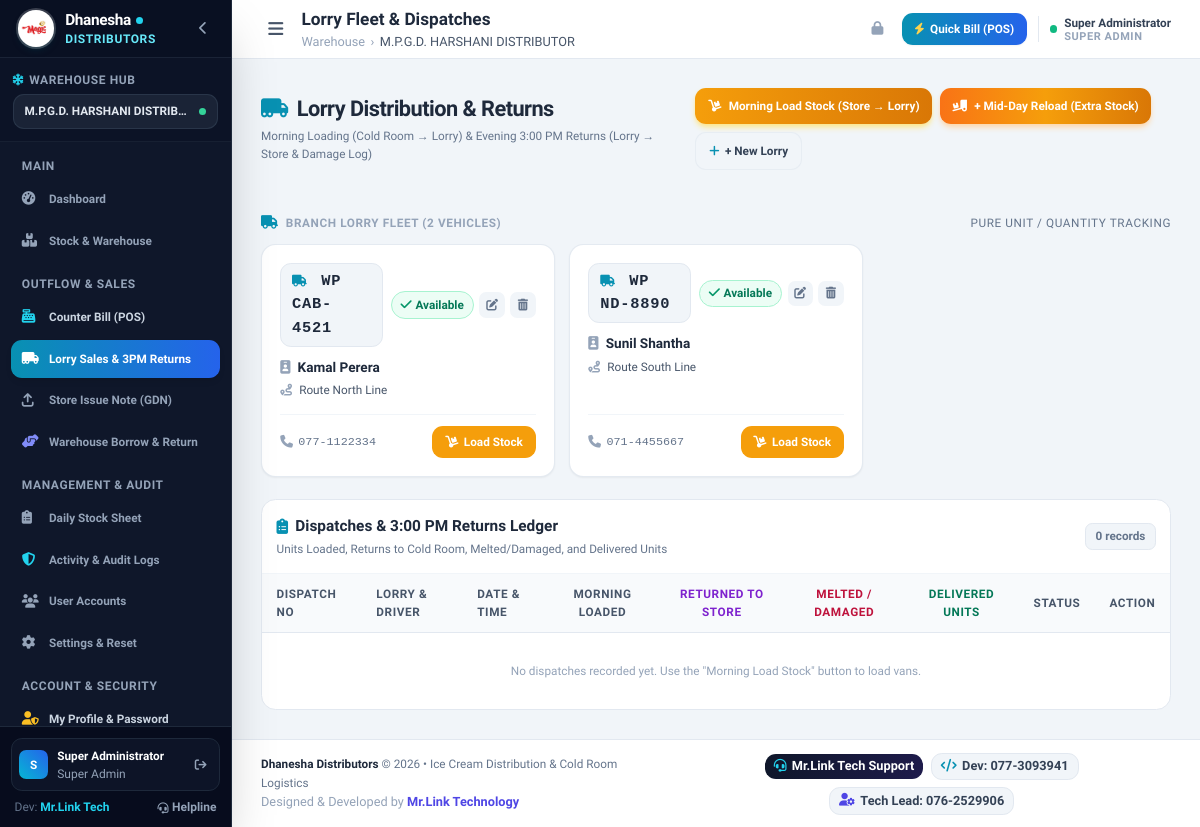
/lorry.php (signed in), run on the app's committed database.
### tables this page shows
CREATE TABLE IF NOT EXISTS `branches` (
    `id` INT AUTO_INCREMENT PRIMARY KEY,
    `name` VARCHAR(100) NOT NULL,
    `code` VARCHAR(20) NOT NULL UNIQUE,
    `address` VARCHAR(255) NULL,
    `phone` VARCHAR(50) NULL,
    `created_at` TIMESTAMP DEFAULT CURRENT_TIMESTAMP
);

CREATE TABLE IF NOT EXISTS `lorries` (
    `id` INT AUTO_INCREMENT PRIMARY KEY,
    `branch_id` INT NOT NULL,
    `plate_no` VARCHAR(50) NOT NULL UNIQUE,
    `driver_name` VARCHAR(100) NOT NULL,
    `contact_no` VARCHAR(50) NULL,
    `route_name` VARCHAR(100) NULL,
    `status` ENUM('available', 'on_route', 'maintenance') DEFAULT 'available',
    `created_at` TIMESTAMP DEFAULT CURRENT_TIMESTAMP
);

### lorry.php (the view, shortened to what the rows shown need)
<?php
$pageTitle = "Lorry Fleet & Dispatches";
require_once __DIR__ . '/config/auth.php';
$user = currentUser();
$branchId = $user['branch_id'];
$stmt = $pdo->prepare("SELECT l.*,
    (SELECT ld.id FROM lorry_dispatches ld WHERE ld.lorry_id = l.id AND ld.status = 'dispatched' ORDER BY ld.id DESC LIMIT 1) as active_dispatch_id,
    (SELECT ld.dispatch_no FROM lorry_dispatches ld WHERE ld.lorry_id = l.id AND ld.status = 'dispatched' ORDER BY ld.id DESC LIMIT 1) as active_dispatch_no
    FROM lorries l WHERE l.branch_id = ? ORDER BY l.id ASC");
$stmt->execute([$branchId]);
$lorries = $stmt->fetchAll();
require_once __DIR__ . '/includes/header.php';
?>
<div class="no-print space-y-6">
<div class="flex flex-col sm:flex-row sm:items-center justify-between pb-6 gap-3">
    <div>
        <h1 class="text-2xl font-extrabold text-slate-800 tracking-tight flex items-center">
            <i class="fa-solid fa-truck-moving text-cyan-600 mr-2.5"></i> Lorry Distribution & Returns
        </h1>
    </div>
</div>
<div class="mb-6">
    <div class="grid grid-cols-1 sm:grid-cols-2 lg:grid-cols-3 gap-4">
        <?php foreach ($lorries as $lorry):
            $isOnRoute = ($lorry['status'] === 'on_route' || !empty($lorry['active_dispatch_id']));
        ?>
            <div class="bg-white rounded-2xl p-4 sm:p-5 border border-slate-200/90 shadow-sm hover:border-slate-300 transition-all flex flex-col justify-between">
                <div>
                    <div class="flex items-center justify-between mb-3 gap-2">
                        <span class="px-3 py-1.5 text-sm sm:text-base font-black rounded-xl font-mono tracking-wider shadow-xs <?= $isOnRoute ? 'bg-amber-100 text-amber-900 border border-amber-300' : 'bg-slate-100 text-slate-800 border border-slate-200' ?>">
                            <i class="fa-solid fa-truck text-xs mr-1 text-cyan-600"></i> <?= htmlspecialchars($lorry['plate_no']) ?>
                        </span>
                        <div class="flex items-center space-x-1.5">
                            <?php if ($isOnRoute): ?>
                                <span class="px-2.5 py-1 text-xs font-bold rounded-full bg-amber-50 text-amber-800 border border-amber-200 flex items-center">
                                    <span class="w-2 h-2 rounded-full bg-amber-500 mr-1.5 animate-pulse"></span> On Route
                                </span>
                            <?php else: ?>
                                <span class="px-2.5 py-1 text-xs font-bold rounded-full bg-emerald-50 text-emerald-700 border border-emerald-200 flex items-center">
                                    <i class="fa-solid fa-check text-[11px] mr-1 text-emerald-600"></i> Available
                                </span>
                            <?php endif; ?>
                            <?php if (hasRole(['super_admin', 'master'])): ?>
                                <button type="button"
                                        onclick="openEditLorryModal(<?= $lorry['id'] ?>, '<?= htmlspecialchars(addslashes($lorry['plate_no'])) ?>', '<?= htmlspecialchars(addslashes($lorry['driver_name'])) ?>', '<?= htmlspecialchars(addslashes($lorry['contact_no'] ?? '')) ?>', '<?= htmlspecialchars(addslashes($lorry['route_name'] ?? '')) ?>')"
                                        class="w-7 h-7 flex items-center justify-center rounded-lg bg-slate-100 hover:bg-amber-100 hover:text-amber-700 text-slate-500 transition-colors cursor-pointer"
                                        title="Edit Lorry Details">
                                    <i class="fa-solid fa-pen-to-square text-xs"></i>
                                </button>
                                <?php if (!$isOnRoute): ?>
                                    <form method="POST" action="lorry.php" class="inline"
                                          onsubmit="return confirmAction(event, this, { title: 'Delete Lorry Vehicle?', text: 'Are you sure you want to delete vehicle <?= htmlspecialchars(addslashes($lorry['plate_no'])) ?> (Driver: <?= htmlspecialchars(addslashes($lorry['driver_name'])) ?>)? This will remove the vehicle from your active fleet.', confirmText: '<i class=\'fa-solid fa-trash-can mr-1.5\'></i> Yes, Delete Vehicle', danger: true });">
                                        <button type="submit"
                                                class="w-7 h-7 flex items-center justify-center rounded-lg bg-slate-100 hover:bg-rose-100 hover:text-rose-700 text-slate-500 transition-colors cursor-pointer"
                                                title="Delete Lorry Vehicle">
                                            <i class="fa-solid fa-trash-can text-xs"></i>
                                        </button>
                                    </form>
                                <?php endif; ?>
                            <?php endif; ?>
                        </div>
                    </div>
                    <div class="text-sm text-slate-800 font-extrabold mb-1 flex items-center">
                        <i class="fa-solid fa-id-badge text-slate-400 mr-2 text-sm"></i> <?= htmlspecialchars($lorry['driver_name']) ?>
                    </div>
                    <div class="text-xs text-slate-600 font-medium flex items-center">
                        <i class="fa-solid fa-route text-slate-400 mr-2 text-xs"></i> <?= htmlspecialchars($lorry['route_name'] ?: 'Distribution Route') ?>
                    </div>
                </div>
                <div class="mt-4 pt-3 border-t border-slate-100 flex items-center justify-between gap-1">
                    <span class="text-xs text-slate-500 font-mono font-medium flex items-center">
                        <i class="fa-solid fa-phone text-slate-400 mr-1.5 text-[11px]"></i>
                        <?= htmlspecialchars($lorry['contact_no'] ?: 'No Phone') ?>
                    </span>
                    <?php if ($isOnRoute): ?>
                        <?php if ($lorry['active_dispatch_id']): ?>
                            <div class="flex items-center space-x-1.5">
                                <button type="button" onclick="openReloadModal(<?= $lorry['active_dispatch_id'] ?>, '<?= htmlspecialchars(addslashes($lorry['plate_no'])) ?>', '<?= htmlspecialchars(addslashes($lorry['driver_name'])) ?>')" class="px-3 py-1.5 rounded-xl bg-orange-500 hover:bg-orange-600 text-white font-bold text-xs shadow-xs transition-colors flex items-center cursor-pointer" title="Load extra stock while on route">
                                    <i class="fa-solid fa-truck-ramp-box mr-1"></i> + Reload
                                </button>
                                <a href="lorry.php?action=settle&dispatch_id=<?= $lorry['active_dispatch_id'] ?>" class="px-3.5 py-1.5 rounded-xl bg-rose-600 hover:bg-rose-700 text-white font-bold text-xs shadow-xs transition-colors flex items-center">
                                    <i class="fa-solid fa-clock-rotate-left mr-1"></i> 3PM Return
                                </a>
                            </div>
                        <?php else: ?>
                            <span class="px-3 py-1.5 rounded-xl bg-slate-100 text-slate-500 font-bold text-xs">
                                <i class="fa-solid fa-clock mr-1"></i> On Route
                            </span>
                        <?php endif; ?>
                    <?php else: ?>
                        <button type="button" onclick="dispatchThisLorry(<?= $lorry['id'] ?>)" class="px-3.5 py-2 rounded-xl bg-amber-500 hover:bg-amber-600 text-white font-bold text-xs shadow-xs transition-colors flex items-center cursor-pointer">
                            <i class="fa-solid fa-dolly mr-1.5"></i> Load Stock
                        </button>
                    <?php endif; ?>
                </div>
            </div>
        <?php endforeach; ?>
    </div>
</div>
<div class="bg-white rounded-2xl border border-slate-200 shadow-xs overflow-hidden">
    <div class="hidden lg:block overflow-x-auto">
        <table class="w-full text-left border-collapse text-xs">
            <thead>
                <tr class="bg-slate-50 text-slate-600 font-extrabold uppercase tracking-wider border-b border-slate-200 text-xs">
                    <th class="py-3 px-4">Dispatch No</th>
                    <th class="py-3 px-4">Lorry & Driver</th>
                    <th class="py-3 px-4">Date & Time</th>
                    <th class="py-3 px-4 text-center">Morning Loaded</th>
                    <th class="py-3 px-4 text-center text-purple-700">Returned to Store</th>
                    <th class="py-3 px-4 text-center text-rose-700">Melted / Damaged</th>
                    <th class="py-3 px-4 text-center text-emerald-700 font-bold">Delivered Units</th>
                    <th class="py-3 px-4 text-center">Status</th>
                    <th class="py-3 px-4 text-center">Action</th>
                </tr>
            </thead>
        </table>
    </div>
</div>
</div>
<?php require_once __DIR__ . '/includes/footer.php'; ?>

### includes/header.php (shortened to what the rows shown need)
<?php
require_once __DIR__ . '/../config/auth.php';
$user = currentUser();
if ($user['role'] === 'super_admin') {
    global $pdo;
    $allBranches = $pdo->query("SELECT id, name, code FROM branches ORDER BY id ASC")->fetchAll();
}
?>
<!DOCTYPE html>
<html lang="en">
<head>
    <script src="https://cdn.tailwindcss.com"></script>
    <link rel="stylesheet" href="https://cdnjs.cloudflare.com/ajax/libs/font-awesome/6.4.0/css/all.min.css">
</head>
<body class="bg-slate-100 text-slate-800 min-h-screen flex flex-col antialiased">
    <aside id="mainSidebar" class="fixed inset-y-0 left-0 z-50 w-64 bg-slate-900 text-slate-200 flex flex-col justify-between transition-transform duration-300 transform -translate-x-full md:translate-x-0 shadow-2xl border-r border-slate-800 no-print">
        <div class="flex flex-col flex-1 overflow-hidden">
            <div class="p-3.5 border-b border-slate-800/60 bg-slate-950/20">
                <div class="text-xs font-bold text-slate-200 bg-slate-800/80 px-3 py-2 rounded-xl border border-slate-700/60 truncate flex items-center justify-between">
                    <span class="truncate"><?= htmlspecialchars($user['branch_name'] ?? 'Main Cold Room Hub') ?></span>
                    <span class="w-2 h-2 rounded-full bg-emerald-400 animate-pulse ml-1.5 shrink-0" title="Operational"></span>
                </div>
            </div>
        </div>
    </aside>
    <div class="md:pl-64 flex flex-col flex-1 min-h-screen print-full-width">
        <header class="bg-white border-b border-slate-200 sticky top-0 z-30 shadow-xs no-print">
            <div class="px-4 sm:px-6 lg:px-8 h-16 flex items-center justify-between">
                <div class="flex items-center space-x-3">
                    <div>
                        <h2 class="text-base sm:text-lg font-bold text-slate-800 leading-tight">
                            <?= isset($pageTitle) ? htmlspecialchars($pageTitle) : 'Overview' ?>
                        </h2>
                        <div class="hidden sm:flex items-center space-x-1.5 text-[11px] text-slate-400">
                            <span>Warehouse</span>
                            <span>&rsaquo;</span>
                            <span class="text-slate-600 font-medium"><?= htmlspecialchars($user['branch_name']) ?></span>
                        </div>
                    </div>
                </div>
            </div>
        </header>
        <main class="flex-1 p-4 sm:p-6 lg:p-8 w-full">

### data on the page
branches: name "M.P.G.D. HARSHANI DISTRIB…", name "M.P.G.D. HARSHANI DISTRIBUTOR"
lorries: plate_no "WP CAB-4521", status "available" (drawn), driver_name "Kamal Perera", route_name "Route North Line", contact_no "077-1122334"
lorries: plate_no "WP ND-8890", status "available" (drawn), driver_name "Sunil Shantha", route_name "Route South Line", contact_no "071-4455667"

### other printed values
substr($user['name'], 0, 1) "S"
$user['name'] "Super Administrator"
str_replace('_', ' ', $user['role']) "Super Admin"
$pageTitle "Lorry Fleet & Dispatches"
str_replace('_', ' ', $user['role']) "SUPER ADMIN"
count($lorries) "2"
count($dispatches) "0"
